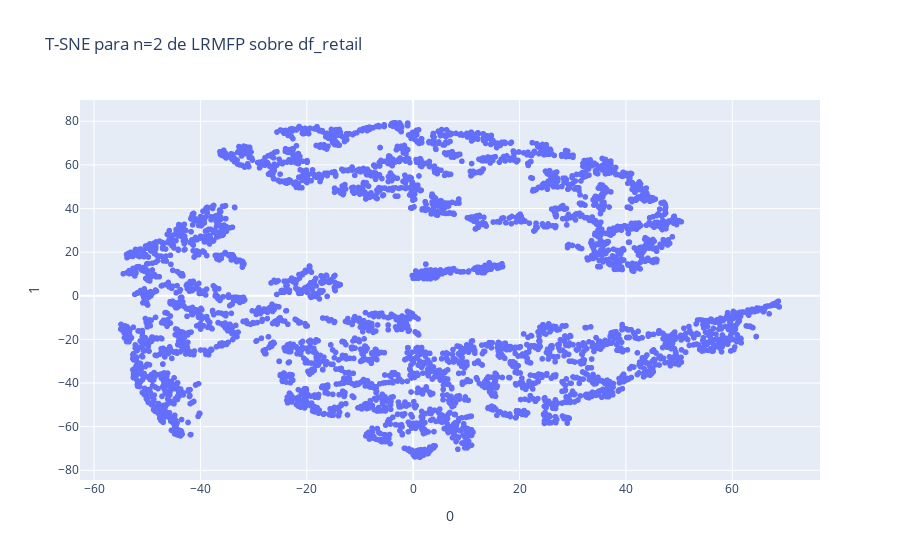

The code cell stored with this chart in its notebook:
### Code cell
fig = px.scatter(df_retail_tsne,x=0,y=1,title='T-SNE para n=2 de LRMFP sobre df_retail')
fig.show()

### Figure 1 — Plotly figure (JSON) as saved in the notebook; plotly's stock layout.template omitted (floating-point values rounded to 4 significant figures; data arrays with more than 128 entries replaced by an {"elided": "..."} marker saying what was removed)
{"data": [{"hovertemplate": "0=%{x}<br>1=%{y}<extra></extra>", "legendgroup": "", "marker": {"color": "#636efa", "symbol": "circle"}, "mode": "markers", "name": "", "showlegend": false, "type": "scattergl", "x": {"elided": "4314 float values"}, "xaxis": "x", "y": {"elided": "4314 float values"}, "yaxis": "y"}], "layout": {"legend": {"tracegroupgap": 0}, "title": {"text": "T-SNE para n=2 de LRMFP sobre df_retail"}, "xaxis": {"anchor": "y", "domain": [0, 1], "title": {"text": "0"}}, "yaxis": {"anchor": "x", "domain": [0, 1], "title": {"text": "1"}}}}
